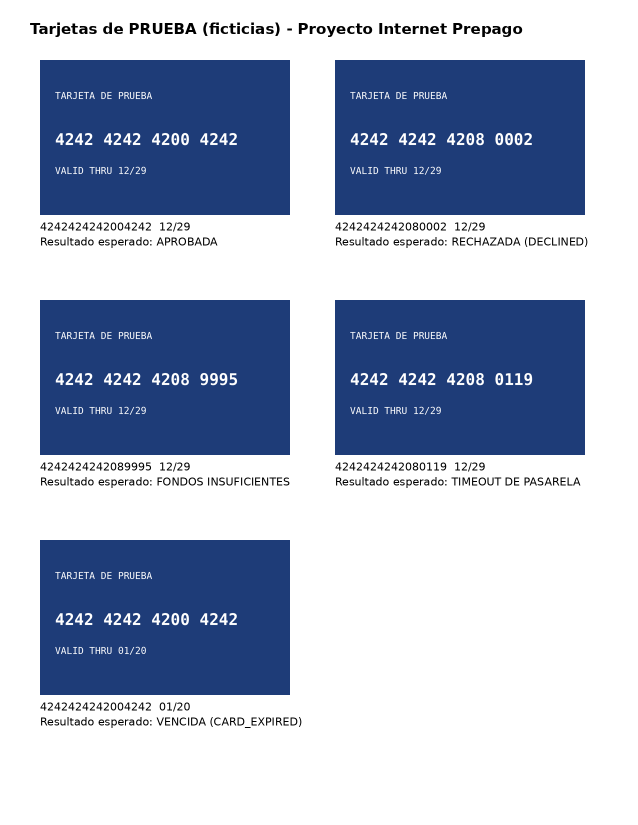
#> input picture ia/pruebas/hoja_tarjetas.png, 1275 x 1650 px (shown at 1/2 size)
$ python ocr_card.py pruebas/hoja_tarjetas.png
#> lines starting #> are read from the running program, lines starting #| are printed output that depends on the picture
"""
ocr_card.py - Lectura de tarjeta por OCR (componente mínimo de IA del proyecto).

Recibe la FOTO de una tarjeta (en bytes), extrae el número (validado con Luhn) y el
vencimiento MM/AA. La API (app.py) lo usa en POST /api/scan-card.

PRIVACIDAD: la imagen se procesa solo en memoria; NO se guarda en disco y el número
NO se escribe en ningún log.

Contrato con app.py:
    read_card(image_bytes) -> {"card_number": "4242424242004242" o "",
                               "expiry": "12/29" o "",
                               "valid_luhn": True/False}
"""
import io                                   # tratar los bytes de la foto como si fueran un archivo
import re                                   # expresiones regulares: buscar patrones en el texto
from PIL import Image, ImageOps, ImageStat  # Pillow: abrir, transformar y medir imágenes
import pytesseract                          # puente entre Python y el programa Tesseract

# Configuración de Tesseract:
#   --psm 6  = "trata la imagen como un bloque de texto uniforme"
#   whitelist = solo puede "ver" dígitos, la barra "/" y espacios. Así no confunde
#               letras con números (por ejemplo la O con el 0) y lee más rápido.
TESS_CONFIG = "--psm 6 -c tessedit_char_whitelist=0123456789/ "


def luhn_ok(number):
    """True si el número pasa el algoritmo de Luhn (misma regla que usa app.py)."""
    d = [int(c) for c in number if c.isdigit()]
    if len(d) < 13 or len(d) > 19:            # largo de una tarjeta real
        return False
    s = 0
    for i, x in enumerate(reversed(d)):       # de derecha a izquierda
        if i % 2:                             # uno sí y uno no
            x *= 2
            if x > 9:
                x -= 9
        s += x
    return s % 10 == 0                        # válido si es múltiplo de 10


def parse_card_text(text):
    """Busca en el texto que leyó el OCR un número de tarjeta válido y un vencimiento.
    Devuelve (numero, vencimiento); cada uno puede ser "" si no se encontró."""
    number = ""
    # 1) Secuencias de 13 a 19 dígitos que pueden tener un espacio o guion entre ellos
    #    ("4242 4242 4242 4242"). Nos quedamos con la PRIMERA que pase Luhn:
    #    un número mal leído casi nunca cumple Luhn, así se descartan errores del OCR.
    for m in re.finditer(r"(?:\d[ \-]?){13,19}", text):
        digits = re.sub(r"\D", "", m.group())          # quita espacios y guiones
        if luhn_ok(digits):
            number = digits
            break
    # 2) Respaldo: une TODOS los dígitos de cada renglón (por si el OCR metió espacios dobles).
    if not number:
        for line in text.splitlines():
            digits = re.sub(r"\D", "", line)
            if luhn_ok(digits):
                number = digits
                break
    # 3) Vencimiento: mes 01-12, una "/" y dos dígitos de año (ej. "12/29").
    exp = re.search(r"(?<!\d)(0[1-9]|1[0-2])\s*/\s*(\d{2})(?!\d)", text)
    expiry = f"{exp.group(1)}/{exp.group(2)}" if exp else ""
    return number, expiry


def prepare(image_bytes):
    """Prepara la foto para el OCR y devuelve una imagen en escala de grises."""
    img = Image.open(io.BytesIO(image_bytes))
#> img is the input picture: PIL image 1275x1650 RGB; mean R, G, B 171.2, 182, 203.4
    img = ImageOps.exif_transpose(img)        # corrige la rotación que guarda el celular
    img = img.convert("L")                    # escala de grises ("L" = solo brillo)
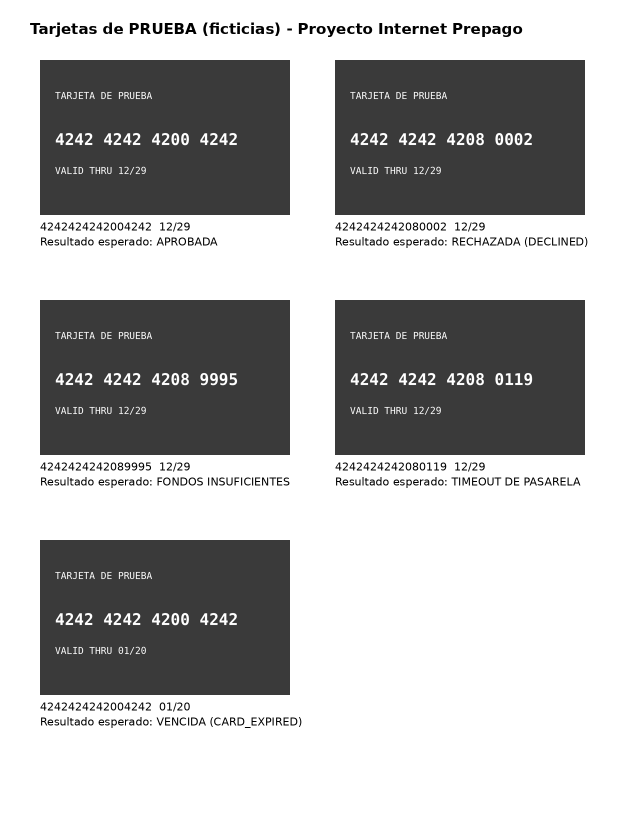
#> img: PIL image 1275x1650 L (shown at 1/2 size); min 0, max 255, mean 181.2
    # Tamaño: las fotos de celular son enormes (unos 4000 px de ancho) y el OCR tardaría
    # mucho; las muy pequeñas se leen mal. Se lleva el ancho a un rango de 1000 a 1600 px.
    if img.width > 1600:
        k = 1600 / img.width
        img = img.resize((1600, int(img.height * k)))
    elif img.width < 1000:
        k = 1000 / img.width
        img = img.resize((1000, int(img.height * k)))
    return ImageOps.autocontrast(img)         # estira el contraste: oscuros más oscuros, claros más claros


def variants(gray):
    """Genera versiones distintas de la imagen para hacer varios intentos de lectura.
    Se prueban en orden y se detiene en la primera que dé un número válido."""
    yield gray                                     # 1) tal cual (gris con contraste)
    yield ImageOps.invert(gray)                    # 2) invertida: Tesseract lee mejor
                                                   #    letra OSCURA sobre fondo CLARO,
                                                   #    y las tarjetas suelen ser al revés
    # 3) Blanco y negro puro: cada píxel se vuelve negro o blanco según si supera
    #    el brillo promedio. Ayuda con fondos con dibujos o sombras.
    avg = ImageStat.Stat(gray).mean[0]            # brillo promedio de la imagen (0 a 255)
    bw = gray.point(lambda p: 255 if p > avg else 0)
    yield ImageOps.invert(bw)


def read_card(image_bytes):
    """Lee el número y el vencimiento de la foto de una tarjeta.
    Si la imagen no se puede abrir, lanza una excepción (app.py responde OCR_FAILED)."""
    gray = prepare(image_bytes)
    best_expiry = ""
    for img in variants(gray):
        # timeout=10: si Tesseract tarda más de 10 s se corta, para no colgar la API.
        text = pytesseract.image_to_string(img, config=TESS_CONFIG, timeout=10)
        number, expiry = parse_card_text(text)
        best_expiry = best_expiry or expiry       # guarda el primer vencimiento que encuentre
        if number:                                # ¡número válido! no hace falta seguir intentando
            return {"card_number": number, "expiry": expiry or best_expiry, "valid_luhn": True}
#> this loop made 1 pass
    # Ningún intento encontró un número que pase Luhn.
    return {"card_number": "", "expiry": best_expiry, "valid_luhn": False}


# Prueba rápida desde la terminal:  python ocr_card.py foto.jpg
if __name__ == "__main__":
    import sys, time
    t = time.time()
    with open(sys.argv[1], "rb") as f:
#> (the run stopped early here; a loop or call above may not have finished)
